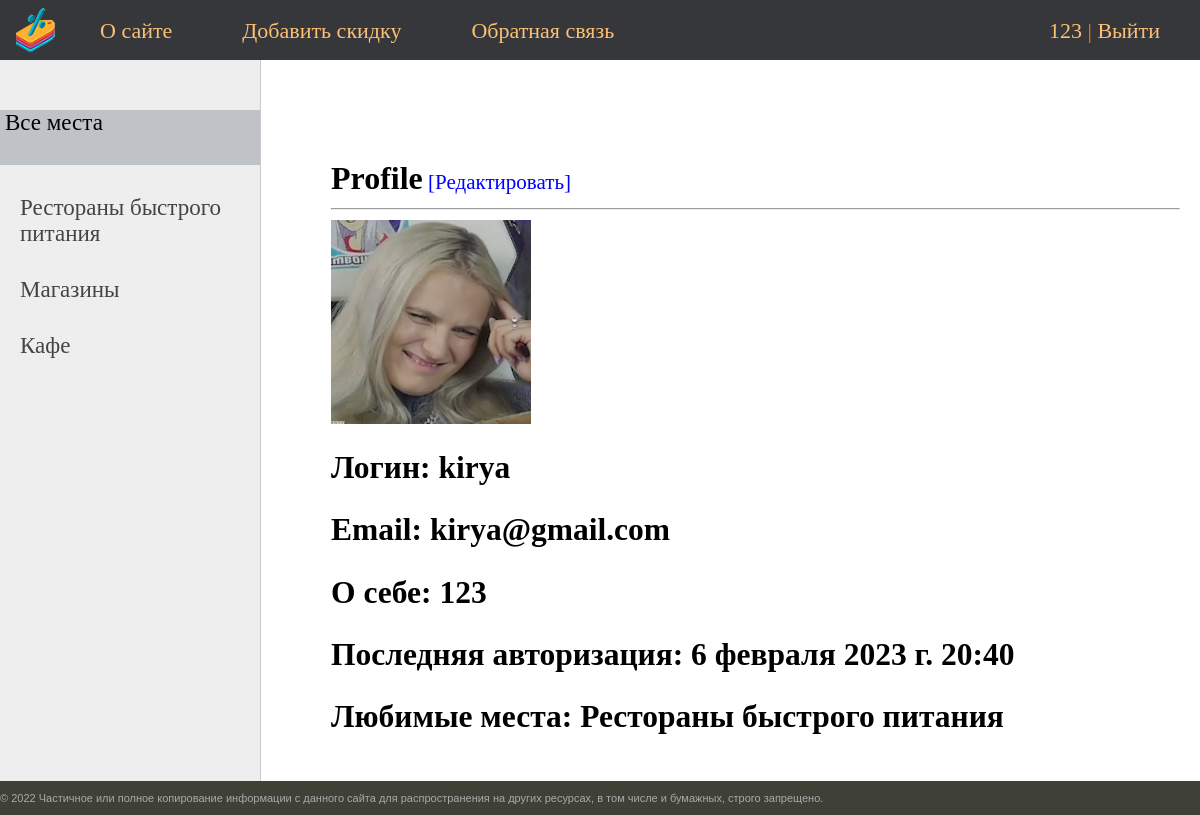
Screenshot of /user_profile/4/ (signed in) with the database file from the repository.
### sales/models.py (models this page shows, shortened)
class Profile(AbstractBaseUser, PermissionsMixin):
    user = models.CharField(max_length=30, unique=True)
    email = models.CharField(max_length=255)
    bio = models.TextField(null=True, blank=True)
    avatar = models.ImageField(null=True, blank=True, upload_to='images/profile/')
    prefer_category = models.ForeignKey('Category', on_delete=models.PROTECT, verbose_name='Приоритет мест')
    USERNAME_FIELD = 'user'
    is_staff = models.BooleanField(
        default=False)  # reassignment of the standart django user model for mixing admin and creating users
    is_superuser = models.BooleanField(default=False)
    objects = UserManager()

class Category(models.Model):
    name = models.CharField(max_length=100, db_index=True)
    slug = models.SlugField(max_length=255, unique=True, db_index=True, verbose_name='URL')
    def __str__(self):
        return self.name
    def get_absolute_url(self):
        return reverse('category', kwargs={'cat_slug': self.slug})
    class Meta:
        verbose_name = 'Места'
        verbose_name_plural = 'Места'

### sales/views.py (the view)
# urls.py: path('user_profile/<int:pk>/', ShowProfilePageView.as_view(), name='user_profile'),
class ShowProfilePageView(DataMixin, DetailView):
    model = Profile
    template_name = 'sales/user_profile.html'
    form_class = ProfileFormEdit
    def get_context_data(self, *, object_list=None, **kwargs):
        context = super().get_context_data(**kwargs)
        c_def = self.get_user_context(title='Профиль')
        return dict(list(context.items()) + list(c_def.items()))

### sales/templatetags/poorsales_tags.py (called while the page is built)
@register.inclusion_tag('sales/list_categories.html')
def show_categories(sort=None, cat_selected=0):
    if not sort:
        cats = Category.objects.all()
    else:
        cats = Category.objects.order_by(sort)
    return {"cats": cats, 'cat_selected': cat_selected}

### sales/utils.py (called while the page is built)
    def get_user_context(self, **kwargs):
        context = kwargs
        cats = Category.objects.all()
        user_menu = menu.copy()
        if not self.request.user.is_authenticated:  # dont displaying add_sale in user dont login
            user_menu.pop(1)
        context['menu'] = user_menu
        context['cats'] = cats
        if 'cat_selected' not in context:
            context['cat_selected'] = 0
        return context

### sales/templates/sales/user_profile.html
{% extends 'sales/base.html' %}
{% block content %}
<html>
<head>
</head>
<body>
	<h1 style="display:inline;">Profile</h1><a href="{% url 'edit_profile' pk=user.id %}" class="text" style="color:blue;display:inline;"> [Редактировать]</a>
	<hr>
	{% if profile.avatar %}
	<img src="{{ profile.avatar.url }}" height=200 width=200><br>
	{% endif %}
	<h2>Логин: {{profile.user}}</h2>
	<h2>Email: {{profile.email}}</h2>
	<h2>О себе: {{profile.bio}}</h2>
	<h2>Последняя авторизация: {{profile.last_login}}</h2>
	<h2>Любимые места: {{profile.prefer_category}}</h2>
</body>
{% endblock content %}

### sales/templates/sales/base.html (shortened to what this page needs)
{% load static %}
{% load poorsales_tags %}
<html>
<head>
	<link type="text/css" href="{% static 'sales/css/styles.css' %}" rel="stylesheet" />
</head>
<body>
<table class="table-page" border=0 cellpadding="0" cellspacing="0">
<tr><td valign=top>
{% block mainmenu %}
		<div class="header">
			<ul id="mainmenu" class="mainmenu">
			<li class="logo"><a href="{% url 'home' %}"><div class="logo"></div></a></li>
{% for m in menu %}
			<li><a href="{% url m.url_name %}">{{m.title}}</a></li>
{% endfor %}
				{% if request.user.is_authenticated %}
				<li class="last"><a href="{% url 'user_profile' pk=user.id %}">{{user.user}}</a> | <a href="{% url 'logout' %}">Выйти</a></li>
				{% else %}
				<li class="last"><a href="{% url 'register' %}">Регистрация</a> | <a href="{% url 'login' %}">Войти</a></li>
				{% endif %}
			</ul>
		</div>
{% endblock mainmenu %}
<table class="table-content" border=0 cellpadding="0" cellspacing="0">
<tr>
	<td valign="top" class="left-chapters">
	<ul id="leftchapters">
		{% if cat_selected == 0 %}
		<li class="selected">Все места</li>
		{% else %}
		<li><a href="{% url 'home' %}">Все места</a></li>
		{% endif %}
{% show_categories '-name' cat_selected %}
	</ul>
</td>
<td valign="top" class="content">
	<div class="content-text">
{% block content %}
{% endblock %}
	</div>
</td></tr></table>
</td></tr>
<tr><td valign=top>
	<div id="footer">
		<p>&copy; 2022 Частичное или полное копирование информации с данного сайта для распространения на других ресурсах, в том числе и бумажных, строго запрещено.</p>
	</div>
</td></tr></table>
</body>
</html>

### sales/templates/sales/list_categories.html
		{% for c in cats %}
			{% if c.pk == cat_selected %}
			<li class="selected">{{c.name}}</li>
			{% else %}
			<li><a href="{{ c.get_absolute_url }}">{{c.name}}</a></li>
			{% endif %}
		{% endfor %}

### sales/static/sales/css/styles.css (style rules this page uses)
html, body { font-family: 'Franklin Gothic'; margin: 0; padding: 0; height: 100%; width: 100%; color: #444; }
a { color: #000000; text-decoration: none; }
img { max-width: 600px; height: auto; }
.table-page { width: 100%; height: 100%; vertical-align: top; }
.table-page tr { height: 100%; }
.header { background: #35373b; height: 60px; }
.logo { background: url('../images/logo.png') no-repeat 10px 5px; width: 70px; height: 60px; }
ul.mainmenu { list-style: none; margin: 0; padding: 0; height: 60px; color: #ff7900; font-size: 22px; overflow: hidden; }
ul.mainmenu li { float: left; margin: 18px 40px 0 30px; }
ul.mainmenu li.logo { margin: 0; }
ul.mainmenu li.last { float: right; }
ul.mainmenu li a { color: #fdc073; text-decoration: none; }
.table-content { width: 100%; min-height: 100%; height: 100%; }
.left-chapters { margin: 0; background: #eee; border-right: 1px solid #ccc; min-height: 100%; }
.left-chapters ul { width: 230px; min-height: 100%; margin: 0; padding: 20px 10px 10px 20px; list-style: none; font-size: 23px; }
.left-chapters ul li { margin: 30px 0 0 0; color: #999; }
.left-chapters ul li.selected { width: 255px; height: 55px;color:black;padding-left:5px;margin-left: -20px; background: #bfc3c8; }
.left-chapters ul li a { color: #444; text-decoration: none; }
.content { padding: 40px 20px 20px 40px; width: 100%; box-sizing: border-box; transform: translateX(150%); animation: ani 0.5s forwards; }
.content-text { margin: 60px 0 0 30px; color: #000; font-size: 21px; font-family: Franklin Gothic Book; }
.content-text h1 { font-size: 32px; }
#footer { box-sizing: border-box; background: #3F4137; padding: 0px; color: #aaa; font-size: 11px; font-family: Verdana, Geneva, Arial, Helvetica; text-align: left; overflow: hidden; }

### rows the page displays
Profile: user "123"
Category: name "Рестораны быстрого питания"
Category: name "Магазины"
Category: name "Кафе"
Profile: avatar (picture), user "kirya", email "kirya@gmail.com", bio "123", last_login "6 февраля 2023 г. 20:40", prefer_category "Рестораны быстрого питания"

### other values shown
{{ m.title }} "О сайте" "Добавить скидку" "Обратная связь"
